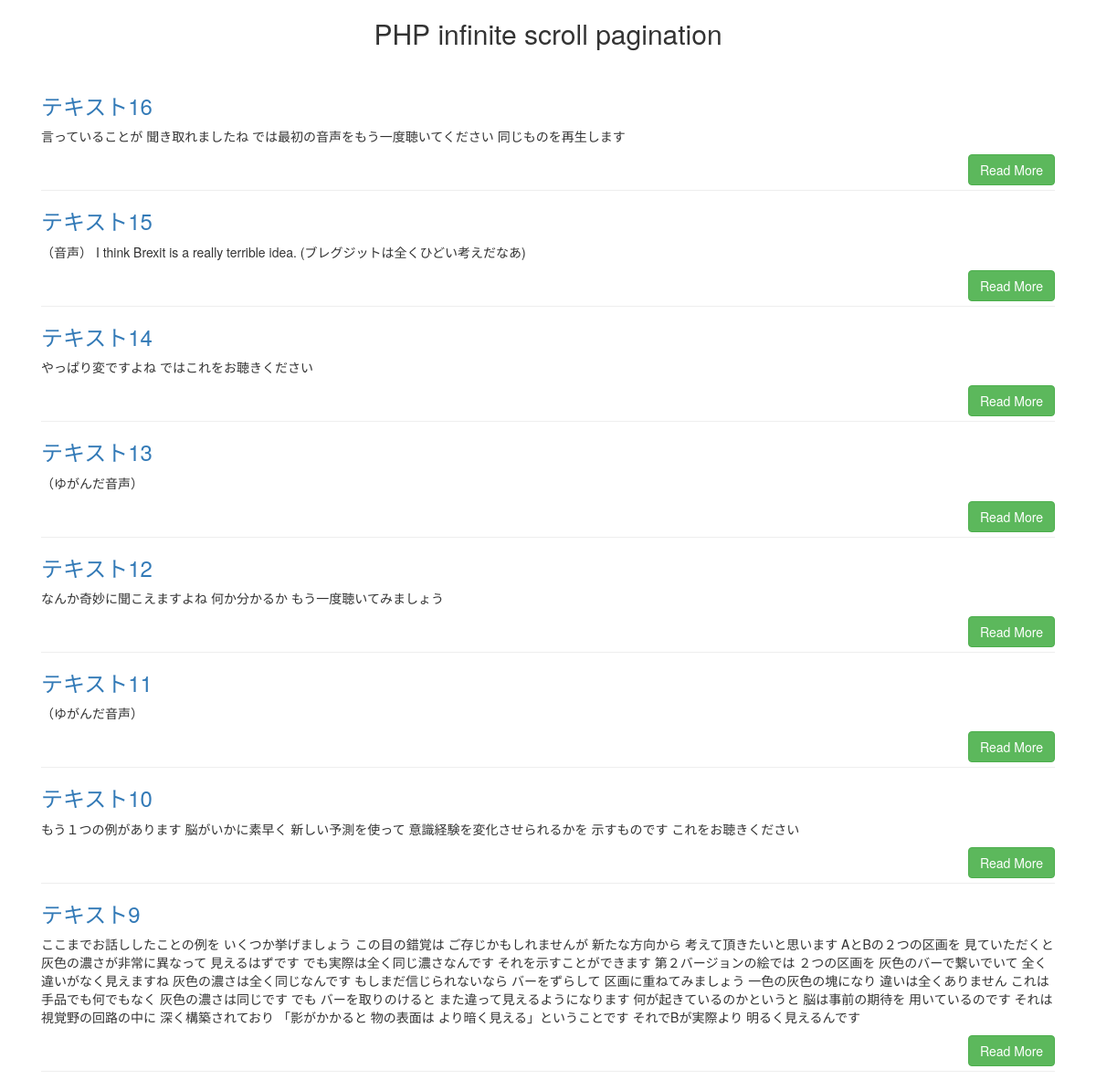
The page / on the database its author committed.
### tables this page shows
CREATE TABLE IF NOT EXISTS `posts` (
  `id` int(10) unsigned NOT NULL AUTO_INCREMENT,
  `title` varchar(255) NOT NULL,
  `description` text NOT NULL,
  PRIMARY KEY (`id`)
);

### data.php (the view)
<?php
    while($post = $result->fetch_assoc()){
?>
<div class="post-id" id="<?php echo $post['id']; ?>">
    <h3><a href=""><?php echo $post['title']; ?></a></h3>
    <p><?php echo $post['description']; ?></p>
    <div class="text-right">
        <button class="btn btn-success">Read More</button>
    </div>
    <hr style="margin-top:5px;">
</div>
<?php
    }
?>

### index.php (shortened to what this page needs)
<!DOCTYPE html>
<html>
<head>
    <link rel="stylesheet" href="https://maxcdn.bootstrapcdn.com/bootstrap/3.3.6/css/bootstrap.min.css">
</head>
<body>
<div class="container">
    <h2 class="text-center">PHP infinite scroll pagination</h2>
    <br/>
    <div class="col-md-12" id="post-data">
        <?php
            require('db_config.php');
            $sql = "SELECT * FROM posts
            ORDER BY id DESC LIMIT 8";
            $result = $mysqli->query($sql);
        ?>
        <?php include('data.php'); ?>
    </div>
</div>
</body>
</html>

### rows shown on the page
posts: title "テキスト16", description "言っていることが 聞き取れましたね では最初の音声をもう一度聴いてください 同じものを再生します"
posts: title "テキスト15", description "（音声） I think Brexit is a really terrible idea. (ブレグジットは全くひどい考えだなあ)"
posts: title "テキスト14", description "やっぱり変ですよね ではこれをお聴きください"
posts: title "テキスト13", description "（ゆがんだ音声）"
posts: title "テキスト12", description "なんか奇妙に聞こえますよね 何か分かるか もう一度聴いてみましょう"
posts: title "テキスト11", description "（ゆがんだ音声）"
posts: title "テキスト10", description "もう１つの例があります 脳がいかに素早く 新しい予測を使って 意識経験を変化させられるかを 示すものです これをお聴きください"
posts: title "テキスト9", description "ここまでお話ししたことの例を いくつか挙げましょう この目の錯覚は ご存じかもしれませんが 新たな方向から 考えて頂きたいと思います AとBの２つの区画を 見ていただくと 灰色の濃さが非常に異なって 見えるはずです でも実際は全く同じ濃さなんです それを示すことができます 第２バージョンの絵では ２つの区画を 灰色のバーで繋いでいて 全く違いがなく見えますね 灰色の濃さは全く同じなんです もしまだ信じられないなら バーをずらして 区画に重ねてみましょう 一色の灰色の塊になり 違いは全くありません これは手品でも何でもなく 灰色の濃さは同じです でも バーを取りのけると また違って見えるようになります 何が起きているのかというと 脳は事前の期待を 用いているのです それは視覚野の回路の中に 深く構築されており 「影がかかると 物の表面は より暗く見える」ということです それでBが実際より 明るく見えるんです"
